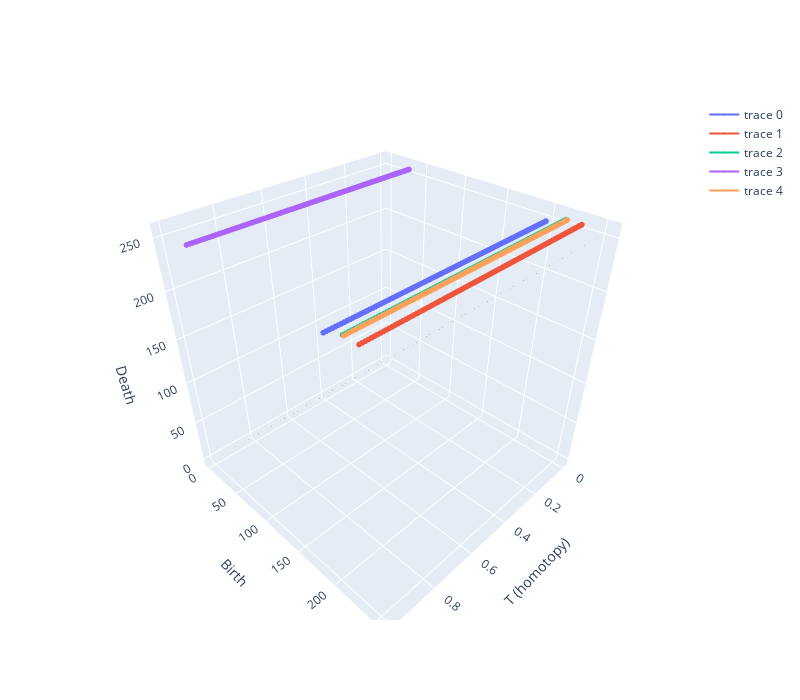

The code cell stored with this chart in its notebook:
### Code cell
vines = vineyard(f, g, nt=100, verbose=True)
